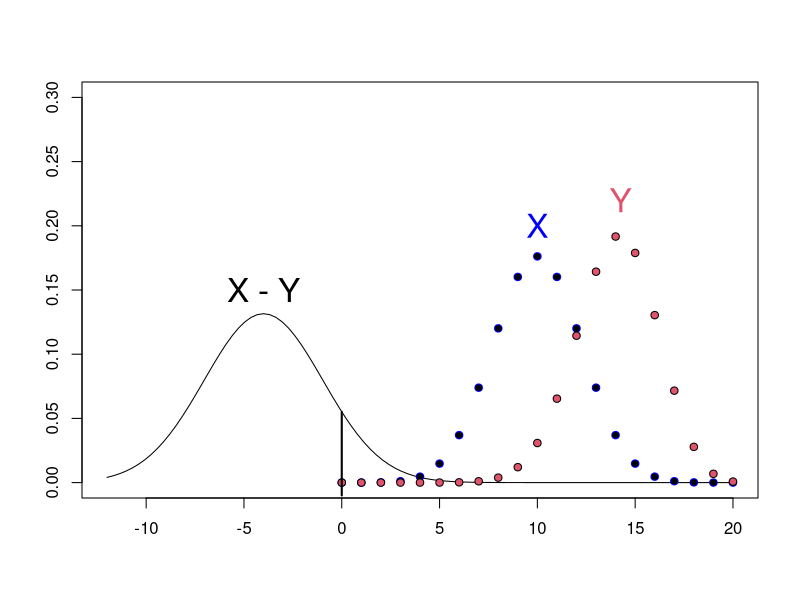

Generate this figure with R:
## ---- chunk 1
knitr::opts_chunk$set(echo = TRUE, fig.align = 'center', purl=TRUE)
## ---- chunk 2
p <- 0.5
q <- 0.7 
n <- m <- 20
mW <-  p * n - q * m
sdW <- sqrt(n * p * (1 - p) + m * q * (1 - q))
# Probability that  W = X-Y > 0 (Posillipo win the match)
PWin_P <- pnorm(0, mean = mW, sd = sdW, lower.tail = FALSE)
PWin_P

## ---- chunk 3
# pdf of W
curve(dnorm(x, mW, sdW), xlim = c(-12, 20), ylim = c(0, 0.3),
      xlab = "", ylab = "", cex.lab = 1.25)

# pmf of X and Y 
points(0 : 20, dbinom(0 : n, n, p), pch = 21, bg = 1, col = "blue")
points(0 : 20, dbinom(0 : m, m, q), pch = 21, bg = 2)

segments(0, -0.01,              #(x_0, y_0)
         0, dnorm(0, mW, sdW),  #(x_1, y_1)
         lwd = 2)

text(14.25, 0.22, "Y", cex = 2, col = 2)
text(10, 0.2, "X", cex = 2, col = "blue")
text(-4, 0.15, "X - Y", cex = 2, col = 1)
